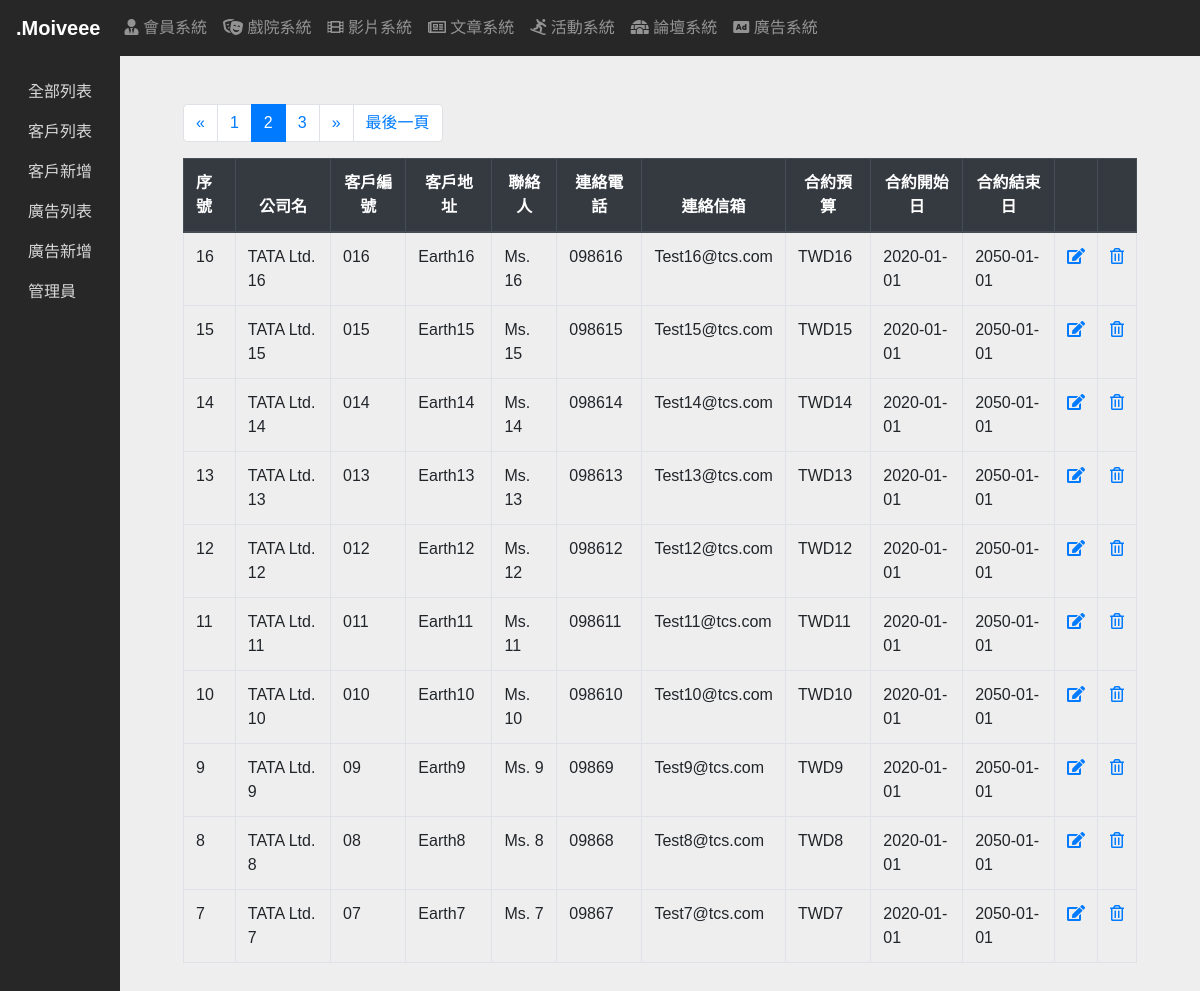
Page /php/ann_client_list.php?page=2 on the earlier database version.
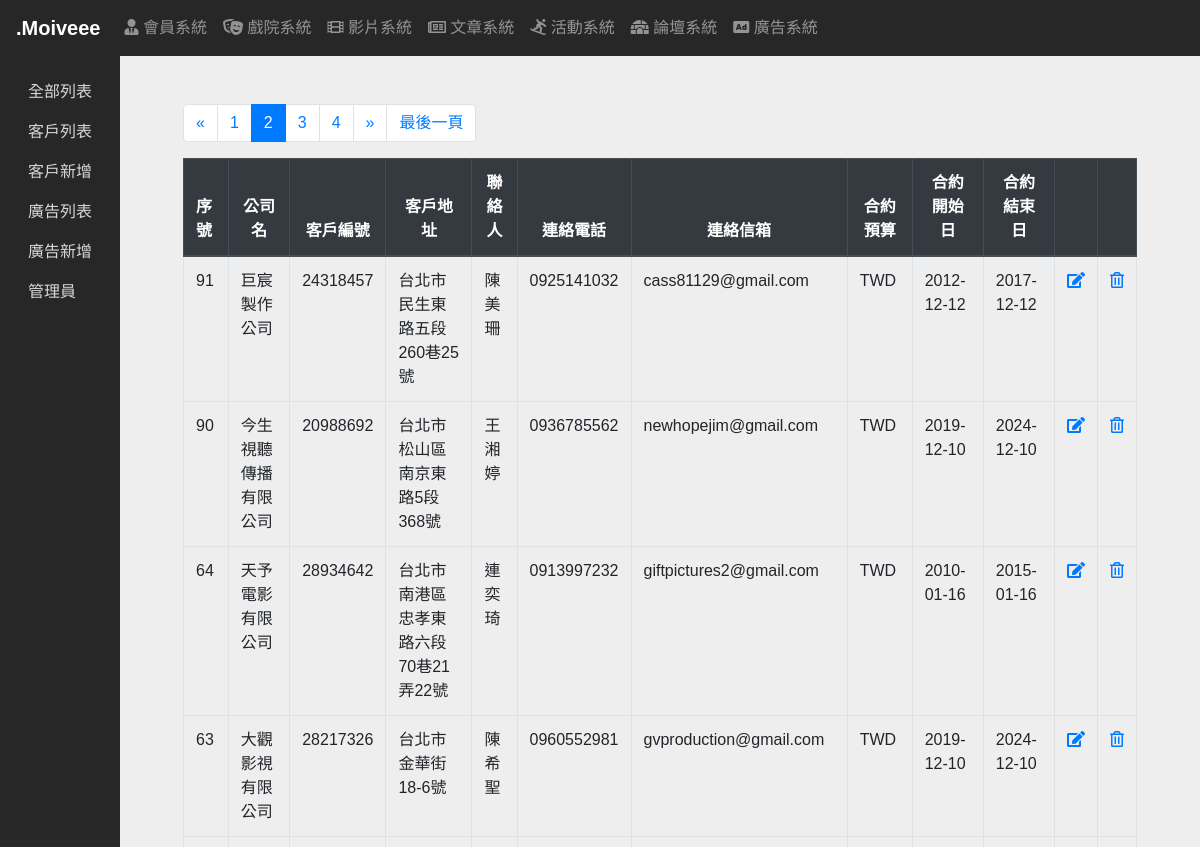
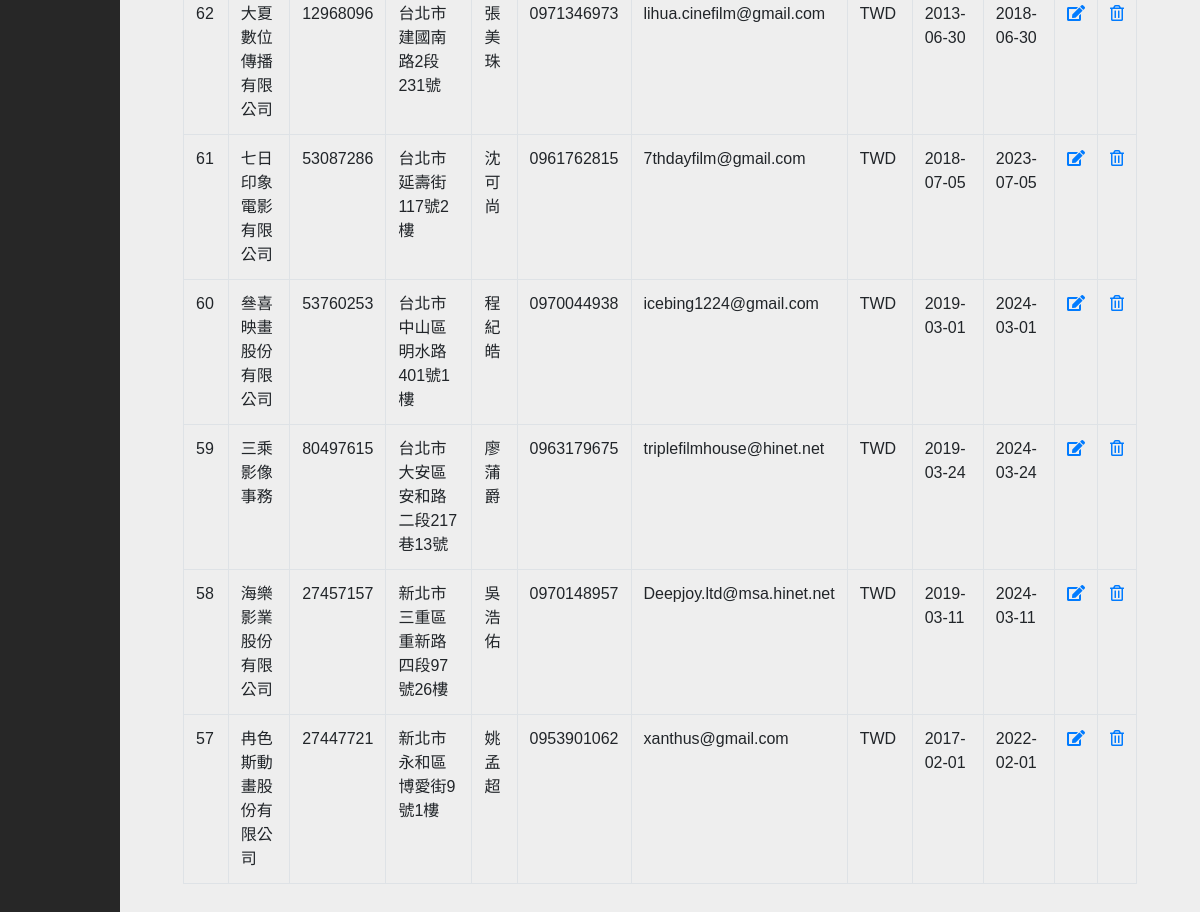
Same page on the later database version (2 pictures, top to bottom).
### tables this page shows
CREATE TABLE `ad` (
  `sn` int(11) NOT NULL,
  `client_name` varchar(255) NOT NULL,
  `client_number` varchar(255) NOT NULL,
  `client_address` varchar(255) NOT NULL,
  `client_poc` varchar(255) NOT NULL,
  `client_mobile` varchar(255) NOT NULL,
  `client_email` varchar(255) NOT NULL,
  `contract_budget` varchar(255) NOT NULL,
  `contract_start_date` date NOT NULL,
  `contract_end_date` date NOT NULL,
  `ad_name` varchar(255) NOT NULL,
  `ad_pic` varchar(255) NOT NULL,
  `ad_link` varchar(255) NOT NULL,
  `ad_link_count` varchar(255) NOT NULL,
  `ad_start_time` datetime NOT NULL,
  `ad_end_time` datetime NOT NULL
);

### php/ann_client_list.php (the view, shortened to what this page needs)
<?php
require __DIR__ . '/PDO.php';
$per_page = 10;
$page = isset($_GET['page']) ? intval($_GET['page']) : 1;
$t_sql = "SELECT COUNT(1) FROM ad";
$t_stmt = $pdo->query($t_sql);
$total_rows = $t_stmt->fetch(PDO::FETCH_NUM)[0];
$total_pages = ceil($total_rows / $per_page);
$sql = sprintf("SELECT * FROM ad ORDER BY sn DESC LIMIT %s, %s", ($page - 1) * $per_page, $per_page);
$stmt = $pdo->query($sql);
$rows = $stmt->fetchAll(PDO::FETCH_ASSOC);
?>
<?php include __DIR__ . '/head.php'; ?>
<?php include __DIR__ . '/nav.php'; ?>
<?php include __DIR__.'/ann_side_nav.php'?>
<section class="dashboard">
    <div class="container">
        <div class="row">
            <div class="col-lg-12">
                <nav aria-label="Page navigation example">
                    <ul class="pagination">
                        <li class="page-item <?= $page <= 1 ? 'disabled' : '' ?>">
                            <a class="page-link" aria-label="Previous" href="?page=<?= $page - 1 ?>">
                                <span aria-hidden="true">&laquo;</span>
                            </a>
                        </li>
                        <?php for ($i = 1; $i <= $total_pages; $i++): ?>
                        <li class="page-item <?= $i == $page ? 'active' : '' ?>">
                            <a class="page-link" href="?page=<?= $i ?>"><?= $i ?></a>
                        </li>
                        <?php endfor ?>
                        <li class="page-item <?= $page >= $total_pages ? 'disabled' : '' ?>">
                            <a class="page-link" aria-label="Next" href="?page=<?= $page + 1 ?>">
                                <span aria-hidden="true">&raquo;</span>
                            </a>
                        </li>
                        <li class="page-item">
                            <a class="page-link" href="ann_client_list.php?page=<?php echo $total_pages;?>">最後一頁</a>
                        </li>
                    </ul>
                </nav>
            </div>
        </div>
        <div class="row">
            <div class="col-lg-12">
                <table class="table table-bordered table-hover">
                    <thead class="thead-dark">
                        <tr>
                            <th scope="col">序號</th>
                            <th scope="col" class="text-center">公司名</th>
                            <th scope="col" class="text-center">客戶編號</th>
                            <th scope="col" class="text-center">客戶地址</th>
                            <th scope="col" class="text-center">聯絡人</th>
                            <th scope="col" class="text-center">連絡電話</th>
                            <th scope="col" class="text-center">連絡信箱</th>
                            <th scope="col" class="text-center">合約預算</th>
                            <th scope="col" class="text-center">合約開始日</th>
                            <th scope="col" class="text-center">合約結束日</th>
                            <th scope="col"><i class="fas fa-edit" style="display: none"></i></th>
                            <th scope="col"><i class="far fa-trash-alt" style="display: none"></i></th>
                        </tr>
                    </thead>
                    <tbody>
                        <?php foreach($rows as $row): ?>
                        <tr>
                            <td><?= $row['sn'] ?></td>
                            <td><?= $row['client_name'] ?></td>
                            <td><?= $row['client_number'] ?></td>
                            <td><?= strip_tags($row['client_address']) ?></td>
                            <td><?= $row['client_poc'] ?></td>
                            <td><?= $row['client_mobile'] ?></td>
                            <td><?= $row['client_email'] ?></td>
                            <td><?= $row['contract_budget'] ?></td>
                            <td><?= $row['contract_start_date'] ?></td>
                            <td><?= $row['contract_end_date'] ?></td>
                            <td>
                                <a href="ann_client_update.php?sn=<?= $row['sn'] ?>">
                                    <i class="fas fa-edit"></i>
                                </a>
                            </td>
                            <td>
                                <a href="javascript: delete_it(<?= $row['sn'] ?>)">
                                    <i class="far fa-trash-alt"></i>
                                </a>
                            </td>
                        </tr>
                        <?php endforeach; ?>
                    </tbody>
                </table>
            </div>
        </div>
    </div>
</section>
<?php include __DIR__ . '/foot.php'; ?>

### php/head.php (shortened to what this page needs)
<!DOCTYPE html>
<html lang="zh-Hant-TW">
<head>
    <link rel="stylesheet" href="../css/bootstrap.css">
    <link rel="stylesheet" href="https://use.fontawesome.com/releases/v5.7.2/css/all.css">
    <link rel="stylesheet" href="../css/main.css">
</head>
<body>

### php/nav.php (shortened to what this page needs)
<nav class="navbar navbar-expand-lg navbar-dark bg-dark">
    <a class="navbar-brand" href="mainpage.php">.Moiveee</a>
	<div class="container-fulid">
		<div class="collapse navbar-collapse" id="navbarSupportedContent">
			<ul class="navbar-nav mr-auto">
				<li class="nav-item <?= $groupname == "member"?"active":""; ?>">
					<a class="nav-link" href="Su_member_list.php"><i class="fas fa-user-tie"></i> 會員系統</a>
				</li>
				<li class="nav-item <?= $groupname == "theater"?"active":""; ?>">
					<a class="nav-link" href="cinema_ifmt_list.php"><i class="fas fa-theater-masks"></i> 戲院系統</a>
				</li>
				<li class="nav-item <?= $groupname == "film"?"active":""; ?>">
					<a class="nav-link" href="film_main.php"><i class="fas fa-film"></i> 影片系統</a>
				</li>
				<li class="nav-item <?= $groupname == "article"?"active":""; ?>">
					<a class="nav-link" href="article_list.php"><i class="far fa-newspaper"></i></i> 文章系統</a>
				</li>
				<li class="nav-item <?= $groupname == "activity"?"active":""; ?>">
					<a class="nav-link" href="ShawnpageDatalist.php"><i class="fas fa-snowboarding"></i> 活動系統</a>
				</li>
				<li class="nav-item <?= $groupname == "forum"?"active":""; ?>">
					<a class="nav-link" href="Roy_datalist.php"><i class="fas fa-igloo"></i> 論壇系統</a>
				</li>
				<li class="nav-item <?= $groupname == "adversite"?"active":""; ?>">
					<a class="nav-link" href="ann_client_list.php"><i class="fas fa-ad"></i> 廣告系統</a>
				</li>
			</ul>
		</div>
	</div>
</nav>

### php/ann_side_nav.php
<nav class="sidenav">
    <ul class="navbar-nav">
        <li class="nav-item <?= $phpname == "phpHome" ? "active" : ""; ?>">
            <a class="nav-link" href="./AnnPageMain.php"></a>
        </li>
        <li class="nav-item">
            <a class="nav-link" href="ann_complete_list.php">全部列表</a>
        </li>
        <li class="nav-item">
            <a class="nav-link" href="ann_client_list.php">客戶列表</a>
        </li>
        <li class="nav-item">
            <a class="nav-link" href="ann_client_create.php">客戶新增</a>
        </li>
        <li class="nav-item">
            <a class="nav-link" href="ann_ad_list.php">廣告列表</a>
        </li>
        <li class="nav-item">
            <a class="nav-link" href="#">廣告新增</a>
        </li>
        <li class="nav-item <?= $phpname == "phpSetting" ? "active" : ""; ?>">
            <a class="nav-link" href="#">管理員</a>
        </li>
    </ul>
</nav>

### css/main.css (style rules this page uses)
html,body { background:#eee; font-family:'Noto Sans TC', sans-serif,Verdana, Geneva, Tahoma, sans-serif; }
.navbar { position:fixed; top:0; left:0; right:0; z-index:99; background-color:rgb(39, 39, 39) !important; }
.navbar-brand { font-weight: bold; }
.sidenav { font-family : 'Noto Sans TC', sans-serif,Verdana, Geneva, Tahoma, sans-serif; background:rgb(39, 39, 39); width:100%; max-width:120px; position:fixed; top:56px; left:0; bottom:0; z-index:98; display:flex; justify-content: center; }
.sidenav a { color:rgb(216, 216, 216); }
.dashboard { position:fixed; top:56px; left:120px; right:0; bottom:auto; padding:3rem; }

### php/head.php (style rules this page uses)
html,body { background:#eee; font-family:'Noto Sans TC', sans-serif,Verdana, Geneva, Tahoma, sans-serif; }
.navbar { position:fixed; top:0; left:0; right:0; z-index:99; background-color:rgb(39, 39, 39) !important; }
.navbar-brand { font-weight: bold; }
.sidenav { font-family : 'Noto Sans TC', sans-serif,Verdana, Geneva, Tahoma, sans-serif; background:rgb(39, 39, 39); width:100%; max-width:120px; position:fixed; top:56px; left:0; bottom:0; z-index:98; display:flex; justify-content: center; }
.sidenav a { color:rgb(216, 216, 216); }
.dashboard { position:absolute; top:56px; left:120px; right:0; padding:3rem; }

Differences in the rows shown:
removed ad: sn "16", client_name "TATA Ltd. 16", client_number "016", client_address "Earth16", client_poc "Ms. 16", client_mobile "098616", client_email "Test16@tcs.com", contract_budget "TWD16", contract_start_date "2020-01-01", contract_end_date "2050-01-01"
removed ad: sn "15", client_name "TATA Ltd. 15", client_number "015", client_address "Earth15", client_poc "Ms. 15", client_mobile "098615", client_email "Test15@tcs.com", contract_budget "TWD15", contract_start_date "2020-01-01", contract_end_date "2050-01-01"
removed ad: sn "14", client_name "TATA Ltd. 14", client_number "014", client_address "Earth14", client_poc "Ms. 14", client_mobile "098614", client_email "Test14@tcs.com", contract_budget "TWD14", contract_start_date "2020-01-01", contract_end_date "2050-01-01"
removed ad: sn "13", client_name "TATA Ltd. 13", client_number "013", client_address "Earth13", client_poc "Ms. 13", client_mobile "098613", client_email "Test13@tcs.com", contract_budget "TWD13", contract_start_date "2020-01-01", contract_end_date "2050-01-01"
removed ad: sn "12", client_name "TATA Ltd. 12", client_number "012", client_address "Earth12", client_poc "Ms. 12", client_mobile "098612", client_email "Test12@tcs.com", contract_budget "TWD12", contract_start_date "2020-01-01", contract_end_date "2050-01-01"
removed ad: sn "11", client_name "TATA Ltd. 11", client_number "011", client_address "Earth11", client_poc "Ms. 11", client_mobile "098611", client_email "Test11@tcs.com", contract_budget "TWD11", contract_start_date "2020-01-01", contract_end_date "2050-01-01"
no longer on this page (row edited): ad: sn "10", client_name "TATA Ltd. 10", client_number "010", client_address "Earth10", client_poc "Ms. 10", client_mobile "098610", client_email "Test10@tcs.com", contract_budget "TWD10", contract_start_date "2020-01-01", contract_end_date "2050-01-01"
no longer on this page (row edited): ad: sn "9", client_name "TATA Ltd. 9", client_number "09", client_address "Earth9", client_poc "Ms. 9", client_mobile "09869", client_email "Test9@tcs.com", contract_budget "TWD9", contract_start_date "2020-01-01", contract_end_date "2050-01-01"
no longer on this page (row edited): ad: sn "8", client_name "TATA Ltd. 8", client_number "08", client_address "Earth8", client_poc "Ms. 8", client_mobile "09868", client_email "Test8@tcs.com", contract_budget "TWD8", contract_start_date "2020-01-01", contract_end_date "2050-01-01"
no longer on this page (row edited): ad: sn "7", client_name "TATA Ltd. 7", client_number "07", client_address "Earth7", client_poc "Ms. 7", client_mobile "09867", client_email "Test7@tcs.com", contract_budget "TWD7", contract_start_date "2020-01-01", contract_end_date "2050-01-01"
added ad: sn "91", client_name "巨宸製作公司", client_number "24318457", client_address "台北市民生東路五段260巷25號", client_poc "陳美珊", client_mobile "0925141032", client_email "cass81129@gmail.com", contract_budget "TWD", contract_start_date "2012-12-12", contract_end_date "2017-12-12"
added ad: sn "90", client_name "今生視聽傳播有限公司", client_number "20988692", client_address "台北市松山區南京東路5段368號", client_poc "王湘婷", client_mobile "0936785562", client_email "newhopejim@gmail.com", contract_budget "TWD", contract_start_date "2019-12-10", contract_end_date "2024-12-10"
added ad: sn "64", client_name "天予電影有限公司", client_number "28934642", client_address "台北市南港區忠孝東路六段70巷21弄22號", client_poc "連奕琦", client_mobile "0913997232", client_email "giftpictures2@gmail.com", contract_budget "TWD", contract_start_date "2010-01-16", contract_end_date "2015-01-16"
added ad: sn "63", client_name "大觀影視有限公司", client_number "28217326", client_address "台北市金華街18-6號", client_poc "陳希聖", client_mobile "0960552981", client_email "gvproduction@gmail.com", contract_budget "TWD", contract_start_date "2019-12-10", contract_end_date "2024-12-10"
added ad: sn "62", client_name "大夏數位傳播有限公司", client_number "12968096", client_address "台北市建國南路2段231號", client_poc "張美珠", client_mobile "0971346973", client_email "lihua.cinefilm@gmail.com", contract_budget "TWD", contract_start_date "2013-06-30", contract_end_date "2018-06-30"
added ad: sn "61", client_name "七日印象電影有限公司", client_number "53087286", client_address "台北市延壽街117號2樓", client_poc "沈可尚", client_mobile "0961762815", client_email "7thdayfilm@gmail.com", contract_budget "TWD", contract_start_date "2018-07-05", contract_end_date "2023-07-05"
added ad: sn "60", client_name "叄喜映畫股份有限公司", client_number "53760253", client_address "台北市中山區明水路401號1樓", client_poc "程紀皓", client_mobile "0970044938", client_email "icebing1224@gmail.com", contract_budget "TWD", contract_start_date "2019-03-01", contract_end_date "2024-03-01"
added ad: sn "59", client_name "三乘影像事務", client_number "80497615", client_address "台北市大安區安和路二段217巷13號", client_poc "廖蒲爵", client_mobile "0963179675", client_email "triplefilmhouse@hinet.net", contract_budget "TWD", contract_start_date "2019-03-24", contract_end_date "2024-03-24"
added ad: sn "58", client_name "海樂影業股份有限公司", client_number "27457157", client_address "新北市三重區重新路四段97號26樓", client_poc "吳浩佑", client_mobile "0970148957", client_email "Deepjoy.ltd@msa.hinet.net", contract_budget "TWD", contract_start_date "2019-03-11", contract_end_date "2024-03-11"
added ad: sn "57", client_name "冉色斯動畫股份有限公司", client_number "27447721", client_address "新北市永和區博愛街9號1樓", client_poc "姚孟超", client_mobile "0953901062", client_email "xanthus@gmail.com", contract_budget "TWD", contract_start_date "2017-02-01", contract_end_date "2022-02-01"
Other differences:
new list line: "4"
